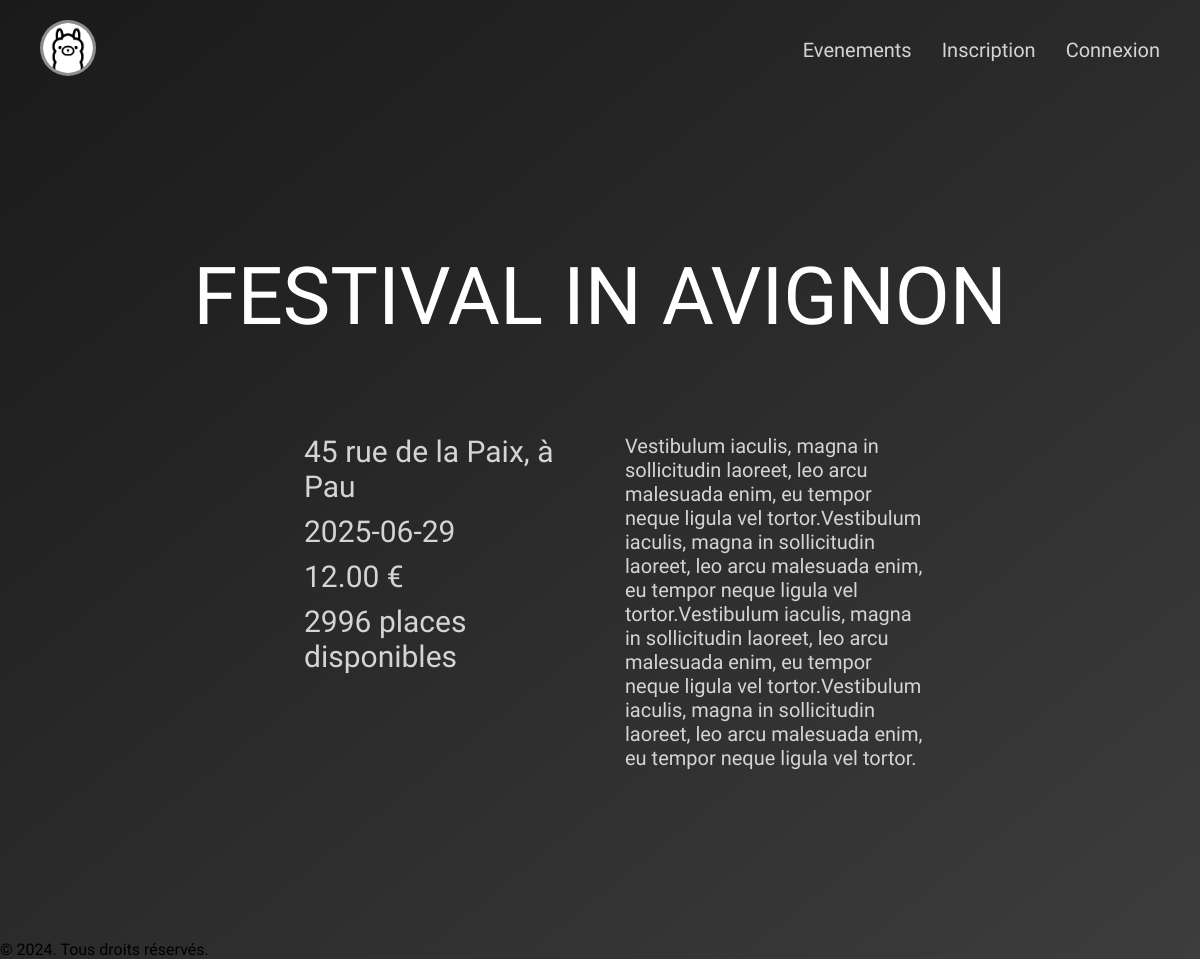
/pages/details.php?id=13, run on the app's committed database.
### tables this page shows
CREATE TABLE `events` (
  `idEvents` int NOT NULL,
  `nom` varchar(255) NOT NULL,
  `description` varchar(1000) NOT NULL,
  `date` date NOT NULL,
  `prix` decimal(5,2) NOT NULL,
  `places` int NOT NULL,
  `idCategorie` int DEFAULT NULL,
  `ville` varchar(255) NOT NULL,
  `adresse` varchar(255) NOT NULL,
  `idOrganisateur` int NOT NULL,
  `photo` varchar(255) NOT NULL
);

### config/eventsList.php (called while the page is built)
<?php
    $mysqlUrl = getenv('MYSQL_URL');
    if ($mysqlUrl) {
        $dbParts = parse_url($mysqlUrl);
        $mysqlHost = $dbParts['host'] ?? 'localhost';
        $mysqlPort = $dbParts['port'] ?? 3306;
        $mysqlUser = $dbParts['user'] ?? 'root';
        $mysqlPassword = $dbParts['pass'] ?? '';
        $mysqlDatabase = substr($dbParts['path'], 1) ?? 'railway';
    } else {
        $mysqlHost = getenv('MYSQLHOST') ?: 'localhost';
        $mysqlPort = getenv('MYSQLPORT') ?: 3306;
        $mysqlDatabase = getenv('MYSQLDATABASE') ?: 'railway';
        $mysqlUser = getenv('MYSQL_USER') ?: 'root';
        $mysqlPassword = getenv('MYSQL_ROOT_PASSWORD') ?: 'root';
    }
    try {
        $bdd = new PDO(
            "mysql:host={$mysqlHost};port={$mysqlPort};dbname={$mysqlDatabase};charset=utf8",
            $mysqlUser,
            $mysqlPassword
        );
        $bdd->setAttribute(PDO::ATTR_ERRMODE, PDO::ERRMODE_EXCEPTION);
        $sql = "SELECT * FROM events";
        $req = $bdd->query($sql);
        $events = $req->fetchAll(PDO::FETCH_ASSOC);
    } catch(PDOException $e) {
        error_log('Erreur de connexion à la base de données : ' . $e->getMessage());
        error_log('Détails de connexion :');
        error_log('Hôte : ' . $mysqlHost);
        error_log('Port : ' . $mysqlPort);
        error_log('Base de données : ' . $mysqlDatabase);
        die('Erreur de connexion à la base de données. Vérifiez vos paramètres de connexion.');
    }
?>

### pages/details.php (the view, shortened to what this page needs)
<!DOCTYPE html>
<html lang="en">
<head>
    <link rel="stylesheet" href=<?= ASSETS . "css/style.css" ?>>
</head>
<body>
    <?php
    $idEvents = $_GET["id"];
    require '../config/eventsList.php';
    foreach ($events as $event) {
        if ($event["idEvents"] == $idEvents) {
            $event = $event;
            break;
        }
    }
    ?>
    <?php
    if (isset($_SESSION["user"])) {
        include '../templates/navConnected.php';
    } else {
        include '../templates/nav.php';
    }
    ?>
    <div class="eventContainer">
        <div class="eventDetails">
            <h2> <?php echo $event["nom"]; ?></h2>
            <div class="infosEvent">
                <div class="infosEvent-left">
                    <p class="address"><?php echo $event["adresse"] . ", à " . $event["ville"]; ?></p>
                    <p class="date"><?php echo $event["date"]; ?></p>
                    <p class="price"><?php echo $event["prix"]; ?> €</p>
                    <p class="places"><?php echo $event["places"]; ?> places disponibles</p>
                </div>
                <div class="infosEvent-right">
                    <div><?php echo $event["description"]; ?></div>
                </div>
            </div>
        </div>
    </div>
    <?php include '../templates/footer.php' ?>
</body>
</html>

### assets/css/style.css (style rules this page uses)
* { margin: 0; padding: 0; scrollbar-width: thin; scroll-behavior: smooth; font-family: 'Urbanist', 'sans-serif'; }
:root { --background-color: #1b1b1b; --text-color: #d4d4d4; --text-color2: #b5b5b5; --navhover: #a86666; --contourCouleurlogo: #8e8e8e; --eventContainerColor: #0b254c15; }
html { min-height: 100%; }
body { background-image: linear-gradient(to right bottom, #1a1a1a, #222222, #2b2b2b, #343434, #3d3d3d); min-height: 100vh; }
h2 { font-family: 'Handjet', 'sans-serif'; font-weight: 500; font-size: 80px; text-transform: uppercase; }
.eventContainer { display: flex; flex-direction: column; align-items: center; justify-content: center; }
a, .infosEvent, .places, h2 { text-decoration: none; color: var(--text-color); }
.event, .eventDetails { display: flex; flex-direction: column; align-items: center; margin: 50px 0 50px 0; gap: 10px; }
.eventContainer { padding-top: 100px; padding-bottom: 100px; display: flex; width: 70%; align-items: center; justify-content: center; margin: 0 auto; }
.eventDetails h2 { color: white; text-align: center; margin-bottom: 10px; }
.infosEvent { display: flex; flex-direction: row; justify-content: space-around; gap: 20px; width: 80%; margin-top: 10px; }
.infosEvent-left { flex-direction: column; width: 50%; margin: 20px 0 20px 40px; font-size: 22px; font-weight: bold; }
.date, .address, .price, .places { margin-bottom: 10px; font-family: 'Handjet', 'sans-serif'; font-weight: 400; font-size: 30px; }
.infosEvent-right { flex-direction: column; font-size: 20px; width: 50%; margin: 20px 10px 20px 0; }

### data on the page
events: nom "FESTIVAL IN AVIGNON", adresse "45 rue de la Paix", ville "Pau", date "2025-06-29", prix "12.00", places "2996", description "Vestibulum iaculis, magna in sollicitudin laoreet, leo arcu malesuada enim, eu tempor neque ligula vel tortor.Vestibulum iaculis, magna in sollicitudin laoreet, leo arcu malesuada enim, eu tempor neque ligula vel tortor.Vestibulum iaculis, magna in sollicitudin laoreet, leo arcu malesuada enim, eu tempor neque ligula vel tortor.Vestibulum iaculis, magna in sollicitudin laoreet, leo arcu malesuada enim, eu tempor neque ligula vel tortor."
